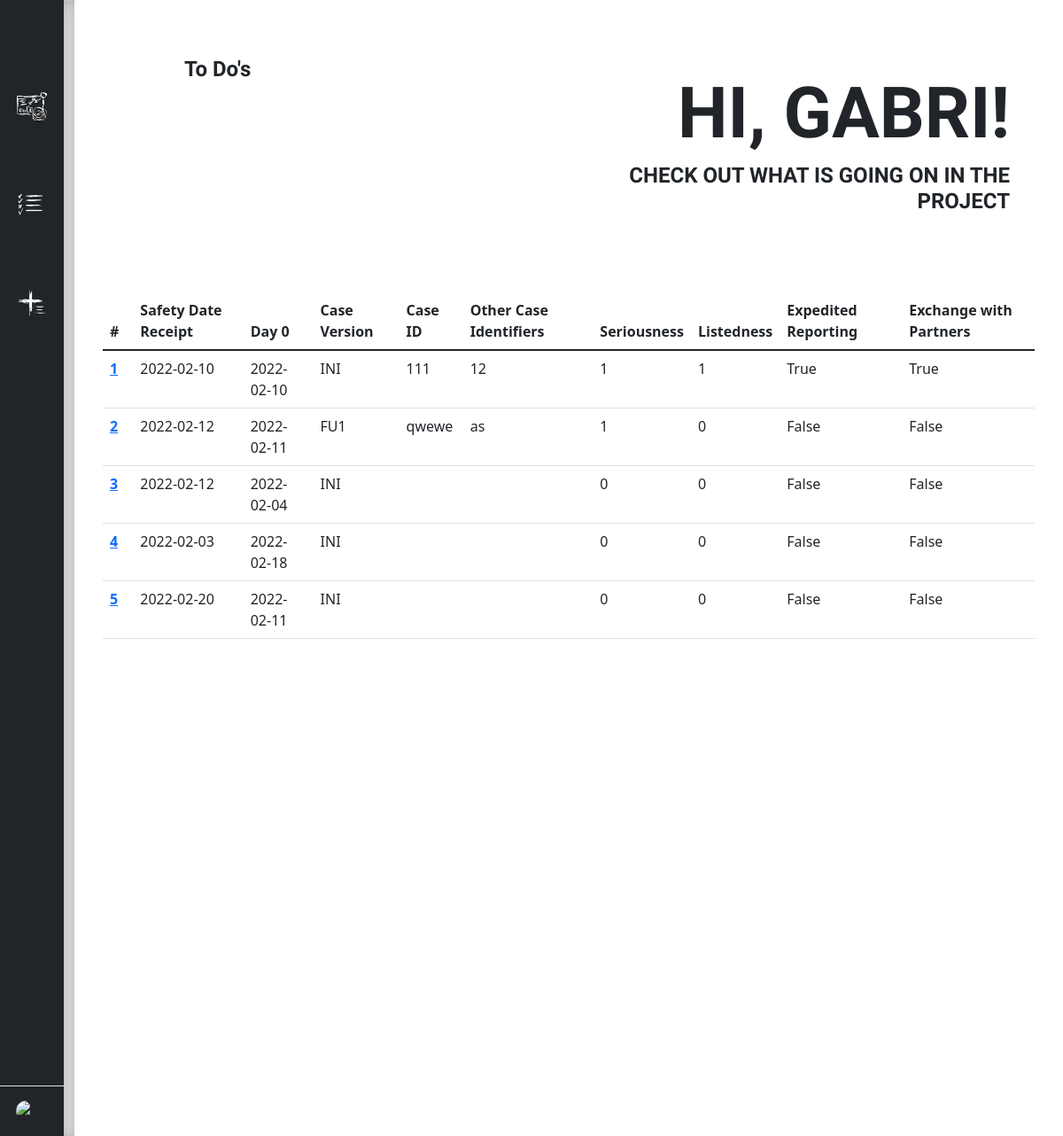
Page /dashboard (signed in) on the earlier database version.
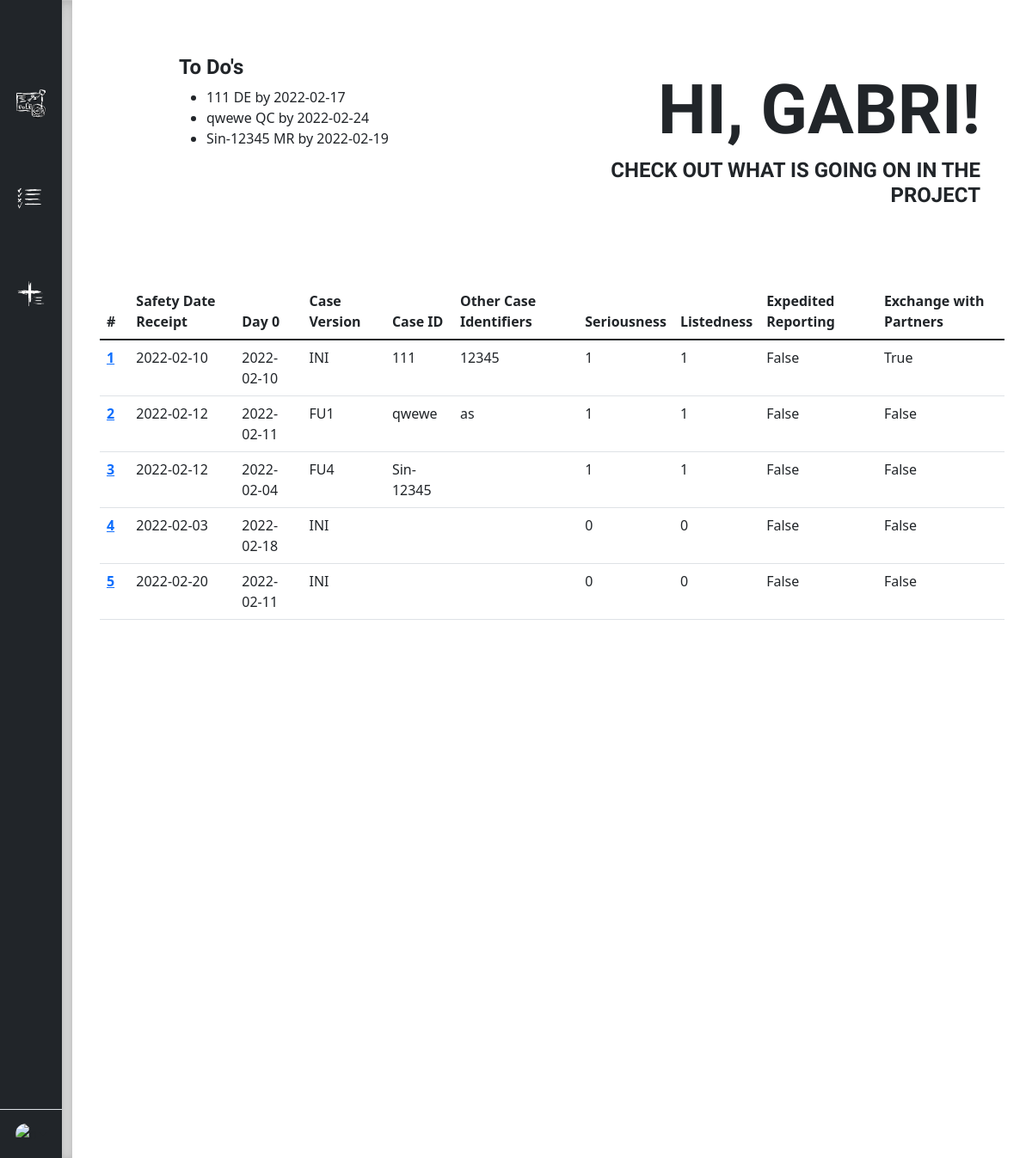
Same page on the later database version.
### main.py (models this page shows)
class User(UserMixin, db.Model):
    __tablename__ = "user"
    id = db.Column(db.Integer, primary_key=True)
    username = db.Column(db.String(250), unique=True, nullable=False)
    password = db.Column(db.String(500), nullable=False)
    email = db.Column(db.String(250), unique=True, nullable=False)
    user_tasks = db.relationship("Task", backref='taskowner')

class Report(UserMixin, db.Model):
    __tablename__ = "report"
    id = db.Column(db.Integer, primary_key=True, nullable=False)
    date_received = db.Column(db.Date, nullable=True)
    day_zero = db.Column(db.Date, nullable=True)
    case_id = db.Column(db.String(250), nullable=True)
    case_version = db.Column(db.String(250), nullable=True)
    other_case_id = db.Column(db.String(250), nullable=True)
    serious = db.Column(db.String(250), nullable=True)
    listed = db.Column(db.String(250), nullable=True)
    expedited = db.Column(db.Boolean, nullable=True)
    exchange = db.Column(db.Boolean, nullable=True)
    comments = db.Column(db.String(500), nullable=True)
    report_tasks = db.relationship("Task", backref="report")

class Task(UserMixin, db.Model):
    __tablename__ = "task"
    id = db.Column(db.Integer, primary_key=True, nullable=False)
    taskowner_id = db.Column(db.Integer, db.ForeignKey("user.id"))
    report_id = db.Column(db.Integer, db.ForeignKey("report.id"))
    task_name = db.Column(db.String(500), nullable=True)
    due_date = db.Column(db.Date, nullable=True)
    completed = db.Column(db.Boolean(), nullable=True)
    comments = db.Column(db.String(500), nullable=True)

### main.py (the view)
@app.route("/dashboard")
@login_required
def dashboard():
    reports_table = Report.query.all()
    user_todos = Task.query.filter_by(taskowner_id=current_user.id).all()
    return render_template("dashboard.html", reports=reports_table, user_todos=user_todos)

### main.py (called while the page is built)
@login_manager.user_loader
def load_user(user_id):
    return User.query.get(int(user_id))

### templates/dashboard.html (shortened to what this page needs)
<!DOCTYPE html>
<html lang="en">
<head>
    <link href="https://cdn.jsdelivr.net/npm/bootstrap@5.1.3/dist/css/bootstrap.min.css" rel="stylesheet">
    <link rel="stylesheet" href="/static/css/dashboard_style.css">
</head>
<body>
    <main>
    <div class="d-flex flex-column flex-shrink-0 bg-dark" style="width: 4.5rem">
        <a href="/" class="d-block p-3 link-dark text-decoration-none" title="" data-bs-toggle="tooltip" data-bs-placement="right" data-bs-original-title="Icon-only">
          <svg class="bi" width="40" height="32"><use xlink:href="#bootstrap"></use></svg>
        </a>
        <ul class="nav nav-pills nav-flush flex-column mb-auto text-center">
          <li class="nav-item">
            <a href="{{ url_for('dashboard') }}" class="nav-link py-3" title="" data-bs-toggle="tooltip" data-bs-placement="right" data-bs-original-title="Home">
              <img class="bi" width="34" height="34" src="/static/images/dashboard1.png" alt="Dashboard"></img>
            </a>
          </li>
          <li class="nav-item">
            <a href="#" class="nav-link py-3" title="" data-bs-toggle="tooltip" data-bs-placement="right" data-bs-original-title="Task list">
                <img class="bi" width="34" height="34" src="/static/images/task_list.png" alt="Task List"></img>
            </a>
          </li>
          <li class="nav-item">
            <a href="{{ url_for('new_report') }}" class="nav-link py-3" title="New Report" data-bs-toggle="tooltip" data-bs-placement="right" data-bs-original-title="New Report">
                <img class="bi" width="34" height="34" src="/static/images/new_report.png" alt="Add Report"></img>
            </a>
          </li>
        </ul>
        <div class="dropdown border-top">
          <a href="#" class="d-flex align-items-center justify-content-center p-3 link-dark text-decoration-none dropdown-toggle" id="dropdownUser3" data-bs-toggle="dropdown" aria-expanded="false">
            <img src="https://github.com/mdo.png" alt="mdo" width="24" height="24" class="rounded-circle">
          </a>
        </div>
      </div>
      <div class="b-example-divider"></div>
      <div class="container-fluid p-0" >
        <div class="row w-100 m-0">
            <div class="col-5">
                <div class="dashboard-todo">
                <h2>To Do's</h2>
                <ul>
                    {% for todo in user_todos %}
                      <li>{{ todo.report.case_id}} {{ todo.task_name }} by {{ todo.due_date }}</li>
                    {% endfor %}
                </ul>
                </div>
            </div>
            <div class="col-7">
                <div class="dashboard-text justify-content-center">
                <h1>HI, {{ current_user.username | upper }}!</h1>
                <h2>CHECK OUT WHAT IS GOING ON IN THE PROJECT</h2>
                </div>
            </div>
        </div>
        <div class="row w-100 m-0">
            <div class="col-12">
                <div class="dashboard-table">
                <table class="table table-hover table-responsive tableFixHead" >
                    <thead>
                        <tr>
                          <th scope="col">#</th>
                          <th scope="col">Safety Date Receipt</th>
                          <th scope="col">Day 0</th>
                          <th scope="col">Case Version</th>
                          <th scope="col">Case ID</th>
                          <th scope="col">Other Case Identifiers</th>
                          <th scope="col">Seriousness</th>
                          <th scope="col">Listedness</th>
                          <th scope="col">Expedited Reporting</th>
                          <th scope="col">Exchange with Partners</th>
                        </tr>
                      </thead>
                      <tbody>
                        {% for report in reports %}
                        <tr>
                            <th scope="row"><a href="{{ url_for('report', id=report.id ) }}">{{ report.id }}</a></th>
                            <td>{{ report.date_received }}</td>
                            <td>{{ report.day_zero }}</td>
                            <td>{{ report.case_version }}</td>
                            <td>{{ report.case_id }}</td>
                            <td>{{ report.other_case_id }}</td>
                            <td>{{ report.serious }}</td>
                            <td>{{ report.listed }}</td>
                            <td>{{ report.expedited }}</td>
                            <td>{{ report.exchange }}</td>
                        </tr>
                        {% endfor %}
                      </tbody>
                </table>
                </div>
            </div>
        </div>
      </div>
    </main>
</body>
</html>

### static/css/dashboard_style.css (style rules this page uses)
body { min-height: 100vh; min-height: -webkit-fill-available; }
html { height: -webkit-fill-available; }
main { display: flex; flex-wrap: nowrap; height: 100vh; height: -webkit-fill-available; overflow-x: auto; overflow-y: hidden; }
h1 { font-family: 'Spartan', sans-serif; font-weight: 900; font-size: 5rem; }
h2 { font-family: 'Spartan', sans-serif; font-weight: 700; font-size: 1.5rem; }
.b-example-divider { flex-shrink: 0; width: 0.75rem; height: 100vh; background-color: rgba(0, 0, 0, .1); border: solid rgba(0, 0, 0, .15); border-width: 1px 0; box-shadow: inset 0 .5em 1.5em rgba(0, 0, 0, .1), inset 0 .125em .5em rgba(0, 0, 0, .15); }
.bi { vertical-align: -.125em; pointer-events: none; fill: #FFF; }
.dropdown-toggle { outline: 0; }
.nav-flush .nav-link { border-radius: 0; }
.nav-item { margin: 20px 0 20px; }
.dashboard-text { text-align: right; padding: 5rem 3rem 5rem 6rem; }
.dashboard-table { padding: 0px 20px 20px 20px; height: 400px; overflow: auto; }
.dashboard-todo { padding: 4rem 3rem 3rem 7rem; }
.tableFixHead thead th { position: sticky; top: 0; background-color: white; }

Differences in the rows shown:
added Task: report.case_id "111", task_name "DE", due_date "2022-02-17"
added Task: report.case_id "qwewe", task_name "QC", due_date "2022-02-24"
added Task: report.case_id "Sin-12345", task_name "MR", due_date "2022-02-19"
changed Report "True": other_case_id "12" → "12345"; expedited "True" → "False"
changed Report "FU1": listed "0" → "1"
changed Report id 3: case_version "INI" → "FU4"; case_id (not shown) → "Sin-12345"; serious "0" → "1"; listed "0" → "1"
